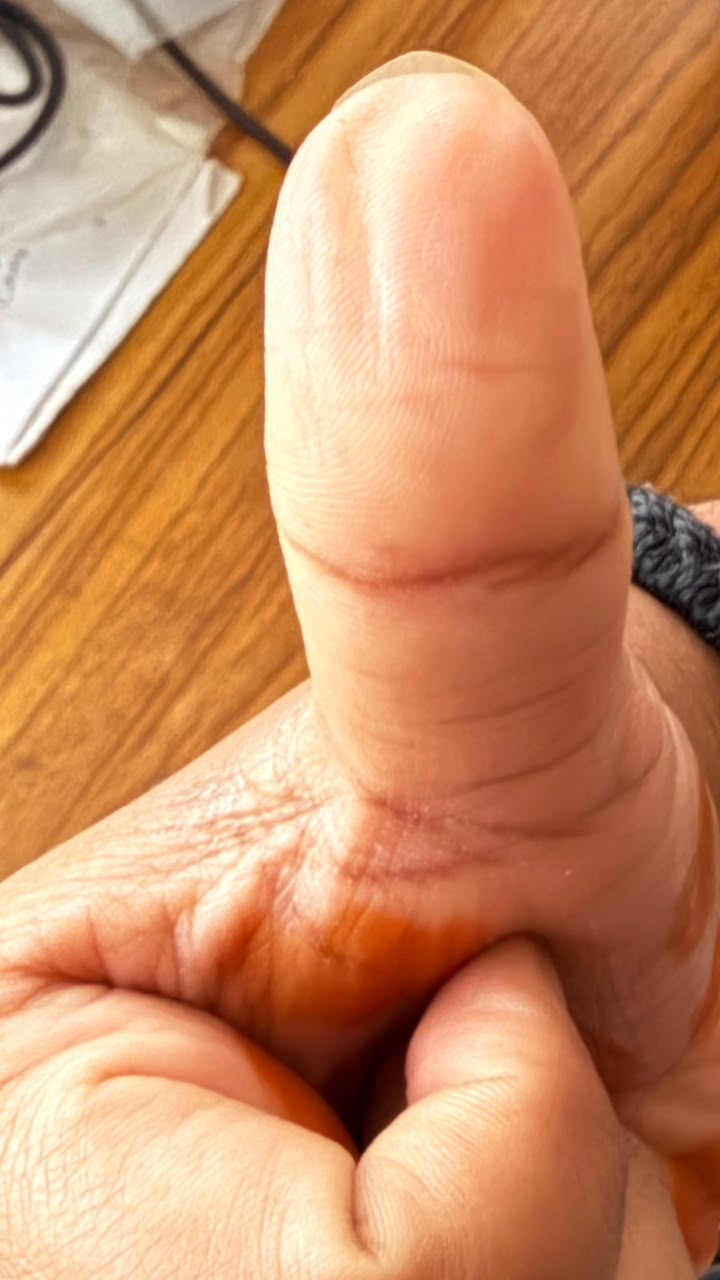
#> input picture images/sample.jpeg, 720 x 1280 px
$ python -i quality_assessment.py   (imports and definitions only)   (older library calls are emulated)
#> lines starting #> are read from the running program, lines starting #| are printed output that depends on the picture; after the words box and inside, x2 and y2 are one past the last pixel; in counts of white or black regions, pixels touching at a corner belong together
import cv2
import numpy as np

# -----------------------------
# Blur Detection
# -----------------------------
def blur_score(gray):
    score = cv2.Laplacian(gray, cv2.CV_64F).var()

    if score > 150:
        quality = "Good"
    elif score > 80:
        quality = "Average"
    else:
        quality = "Poor"

    return score, quality


# -----------------------------
# Brightness
# -----------------------------
def brightness_score(gray):
    value = np.mean(gray)

    if 80 <= value <= 180:
        quality = "Good"
    elif 60 <= value < 80 or 180 < value <= 210:
        quality = "Average"
    else:
        quality = "Poor"

    return value, quality


# -----------------------------
# Glare Detection
# -----------------------------
def glare_score(gray):
    glare_pixels = np.sum(gray > 240)

    glare_percent = (
        glare_pixels /
        gray.size
    ) * 100

    if glare_percent < 2:
        quality = "Good"
    elif glare_percent < 5:
        quality = "Average"
    else:
        quality = "Poor"

    return glare_percent, quality


# -----------------------------
# ROI Completeness
# -----------------------------
def roi_score(gray):

    _, mask = cv2.threshold(
        gray,
        0,
        255,
        cv2.THRESH_BINARY + cv2.THRESH_OTSU
    )

    roi_pixels = cv2.countNonZero(mask)

    percent = (
        roi_pixels /
        gray.size
    ) * 100

    if percent > 60:
        quality = "Good"
    elif percent > 40:
        quality = "Average"
    else:
        quality = "Poor"

    return percent, quality, mask


# -----------------------------
# Ridge Clarity (Gabor Filter)
# -----------------------------
def ridge_score(gray):

    kernel = cv2.getGaborKernel(
        (21, 21),
        5,
        np.pi / 4,
        10,
        0.5,
        0,
        ktype=cv2.CV_32F
    )

    filtered = cv2.filter2D(
        gray,
        cv2.CV_8UC3,
        kernel
    )

    score = filtered.std()

    if score > 40:
        quality = "Good"
    elif score > 20:
        quality = "Average"
    else:
        quality = "Poor"

    return score, quality, filtered


# -----------------------------
# Edge Detection
# -----------------------------
def edge_detection(gray):

    edges = cv2.Canny(
        gray,
        100,
        200
    )

    edge_pixels = cv2.countNonZero(edges)

    return edges, edge_pixels


# -----------------------------
# Composite Score
# -----------------------------
def composite_score(results):

    score = 0

    # Blur (25)

    if results["blur"] == "Good":
        score += 25
    elif results["blur"] == "Average":
        score += 15

    # Brightness (15)

    if results["brightness"] == "Good":
        score += 15
    elif results["brightness"] == "Average":
        score += 8

    # Glare (15)

    if results["glare"] == "Good":
        score += 15
    elif results["glare"] == "Average":
        score += 8

    # ROI (20)

    if results["roi"] == "Good":
        score += 20
    elif results["roi"] == "Average":
        score += 10

    # Ridge (25)

    if results["ridge"] == "Good":
        score += 25
    elif results["ridge"] == "Average":
        score += 15

    return score


# -----------------------------
# Guidance
# -----------------------------
def generate_guidance(results):

    messages = []

    if results["blur"] == "Poor":
        messages.append("Image is blurry. Hold the camera steady.")

    if results["brightness"] == "Poor":
        messages.append("Adjust lighting.")

    if results["glare"] == "Poor":
        messages.append("Reduce reflections on the finger.")

    if results["roi"] == "Poor":
        messages.append("Place the complete finger inside the frame.")

    if results["ridge"] == "Poor":
        messages.append("Fingerprint ridges are unclear.")

    if len(messages) == 0:
        messages.append("Fingerprint quality is good.")

    return messages


# -----------------------------
# Complete Assessment
# -----------------------------
def quality_gate(image):

    gray = cv2.cvtColor(
        image,
        cv2.COLOR_BGR2GRAY
    )

    blur_value, blur_quality = blur_score(gray)

    brightness_value, brightness_quality = brightness_score(gray)

    glare_value, glare_quality = glare_score(gray)

    roi_value, roi_quality, mask = roi_score(gray)

    ridge_value, ridge_quality, ridge = ridge_score(gray)

    edges, edge_pixels = edge_detection(gray)

    metric_results = {
        "blur": blur_quality,
        "brightness": brightness_quality,
        "glare": glare_quality,
        "roi": roi_quality,
        "ridge": ridge_quality
    }

    final_score = composite_score(metric_results)

    if final_score >= 80:
        decision = "PASS"

    elif final_score >= 60:
        decision = "AVERAGE"

    else:
        decision = "FAIL"

    guidance = generate_guidance(metric_results)

    return {

        "blur_value": blur_value,
        "brightness_value": brightness_value,
        "glare_value": glare_value,
        "roi_value": roi_value,
        "ridge_value": ridge_value,

        "blur_quality": blur_quality,
        "brightness_quality": brightness_quality,
        "glare_quality": glare_quality,
        "roi_quality": roi_quality,
        "ridge_quality": ridge_quality,

        "edge_pixels": edge_pixels,

        "score": final_score,

        "decision": decision,

        "guidance": guidance,

        "mask": mask,

        "edges": edges,

        "ridge_image": ridge
    }

>>> import cv2
>>> picture = cv2.imread('images/sample.jpeg')
#> picture is the input picture: shape (1280, 720, 3); mean B, G, R 99.2, 140.7, 201.5
>>> result = quality_gate(picture)
#> in quality_gate, `gray = cv2.cvtColor( image, cv2.COLOR_BGR2GRAY )`:
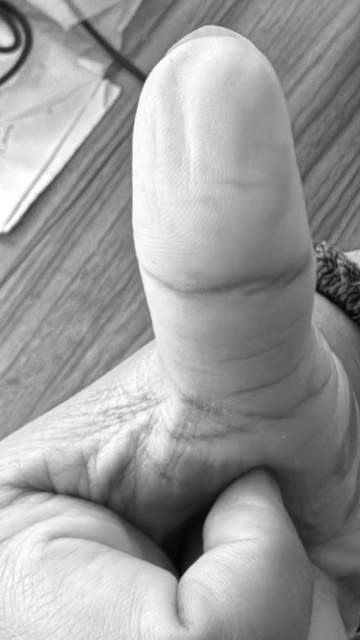
#> gray: shape (1280, 720) (shown at 1/2 size); min 2, max 255, mean 154.2
#> in blur_score, `score = cv2.Laplacian(gray, cv2.CV_64F).var()`: score = 15.89
#> in quality_gate, `blur_value, blur_quality = blur_score(gray)`: blur_quality = 'Poor'
#> in brightness_score, `value = np.mean(gray)`: value = 154.2
#> in quality_gate, `brightness_value, brightness_quality = brightness_score(gray)`: brightness_quality = 'Good'
#> in glare_score, `glare_pixels = np.sum(gray > 240)`: glare_pixels = 39740
#> in glare_score, `glare_percent = ( glare_pixels / gray.size ) * 100`: glare_percent = 4.31
#> in quality_gate, `glare_value, glare_quality = glare_score(gray)`: glare_quality = 'Average'
#> in roi_score, `_, mask = cv2.threshold( gray, 0, 255, cv2.THRESH_BINARY + cv2.THRESH_..`:
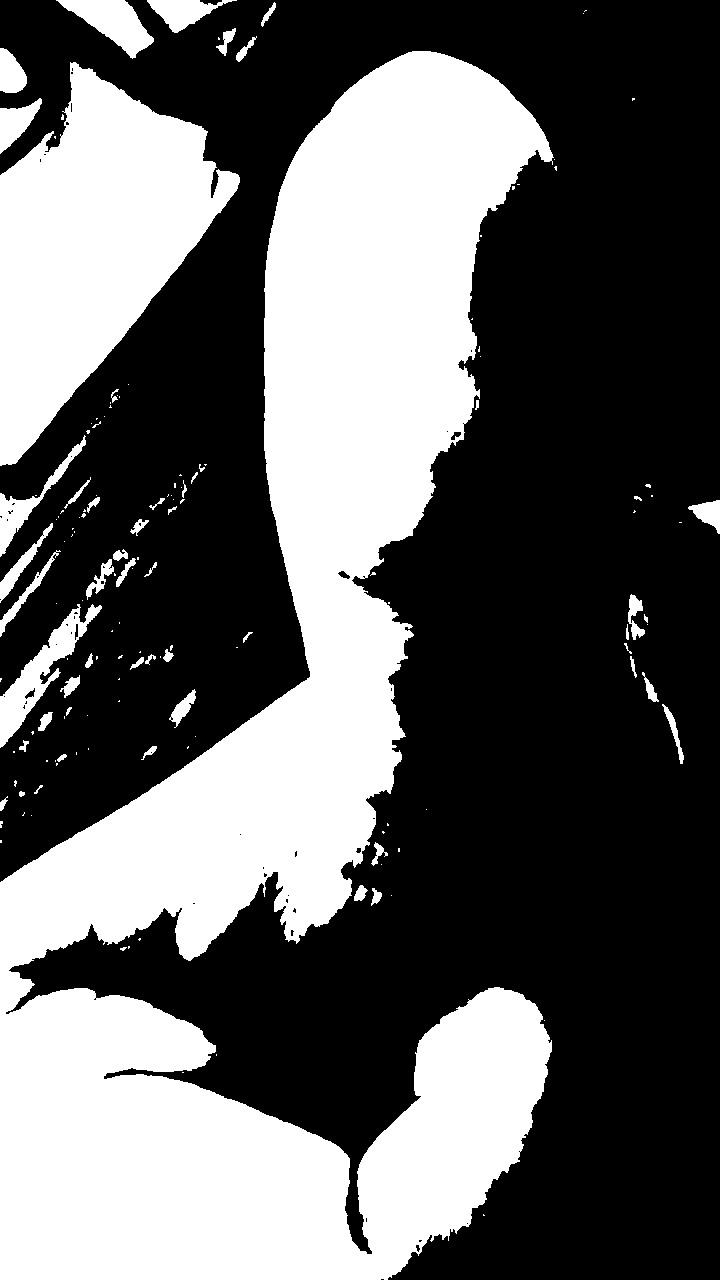
#> mask: shape (1280, 720); 38.3% white; 151 white regions (97 under 20 px), largest, box (x1, y1, x2, y2) and area: (0, 51, 554, 1280) 283513, (0, 62, 240, 466) 51133, (0, 604, 102, 748) 3679
#> in roi_score, `roi_pixels = cv2.countNonZero(mask)`: roi_pixels = 352943
#> in roi_score, `percent = ( roi_pixels / gray.size ) * 100`: percent = 38.3
#> in quality_gate, `roi_value, roi_quality, mask = roi_score(gray)`: roi_quality = 'Poor'
#> in ridge_score, `filtered = cv2.filter2D( gray, cv2.CV_8UC3, kernel )`:
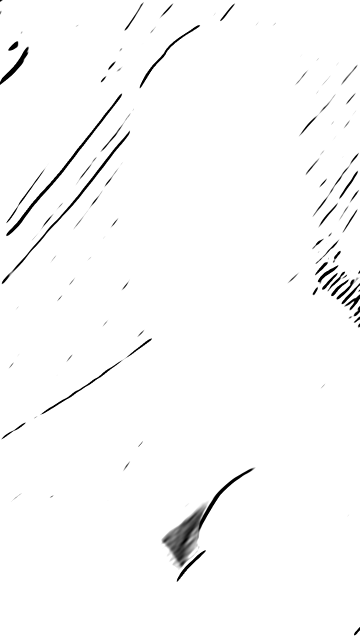
#> filtered: shape (1280, 720) (shown at 1/2 size); min 0, max 255, mean 250.4
#> in ridge_score, `score = filtered.std()`: score = 31.12
#> in quality_gate, `ridge_value, ridge_quality, ridge = ridge_score(gray)`: ridge_quality = 'Average'
#> in edge_detection, `edges = cv2.Canny( gray, 100, 200 )`:
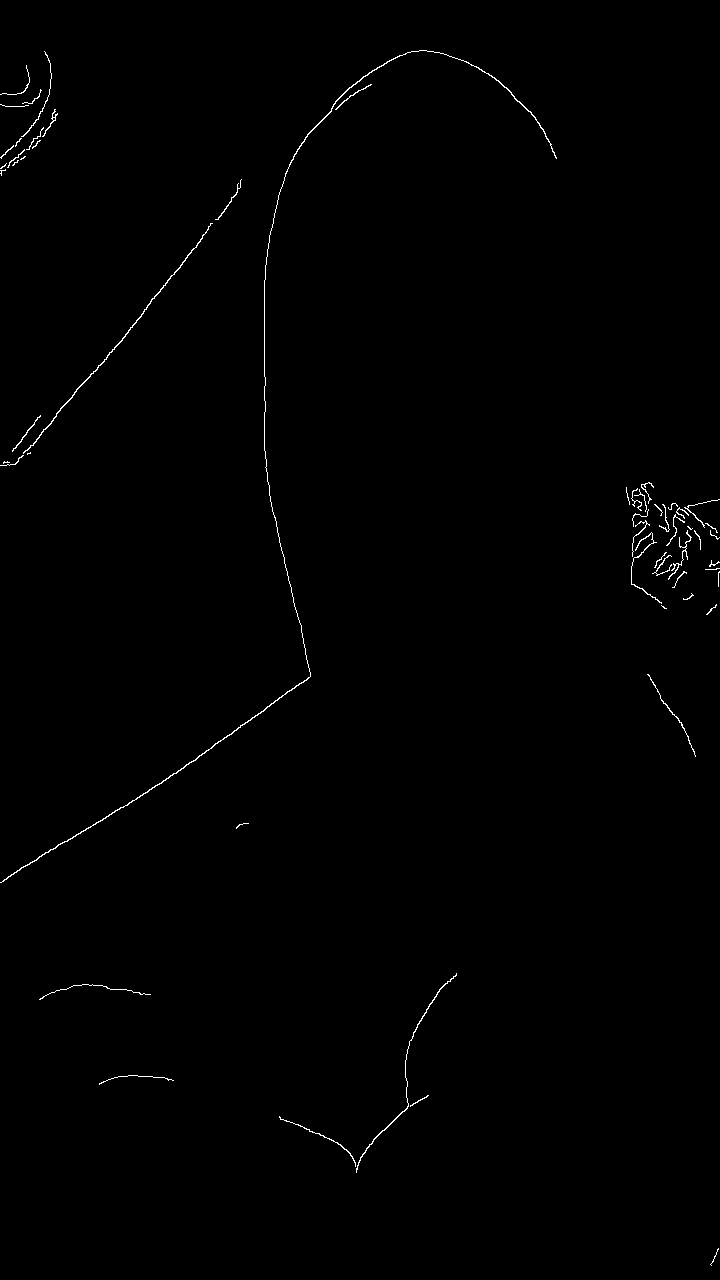
#> edges: shape (1280, 720); 0.49% white in thin lines or dots
#> in edge_detection, `edge_pixels = cv2.countNonZero(edges)`: edge_pixels = 4505
#> in quality_gate, `metric_results = { "blur": blur_quality, "brightness": brightness_qual..`: metric_results = {'blur': 'Poor', 'brightness': 'Good', 'glare': 'Average', 'roi': 'Poor', 'ridge': 'Average'}
#> in quality_gate, `final_score = composite_score(metric_results)`: final_score = 38
#> in quality_gate, `guidance = generate_guidance(metric_results)`: guidance = 2 items
#> result = 17 items

$ run again, on images/dark_01.png
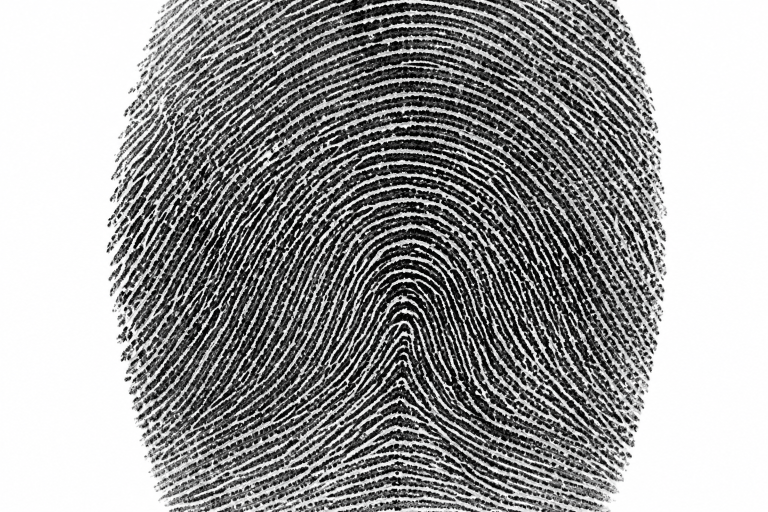
#> input picture images/dark_01.png, 1536 x 1024 px (shown at 1/2 size)
#> picture is the input picture: shape (1024, 1536, 3); mean B, G, R 155.4, 155.4, 155.3
#> in blur_score, `score = cv2.Laplacian(gray, cv2.CV_64F).var()`: score = 3606.2
#> blur_quality = 'Good'
#> value = 155.4
#> brightness_quality = 'Good'
#> glare_pixels = 570296
#> glare_percent = 36.26
#> glare_quality = 'Poor'
#> in roi_score, `_, mask = cv2.threshold( gray, 0, 255, cv2.THRESH_BINARY + cv2.THRESH_..`:
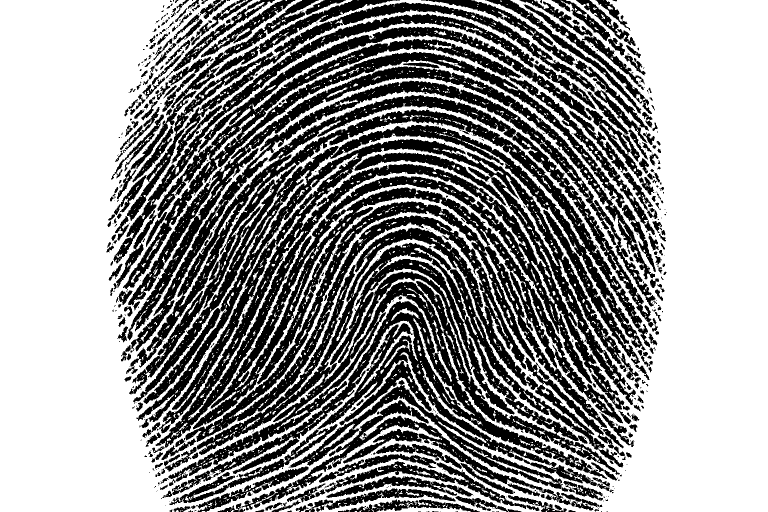
#> mask: shape (1024, 1536) (shown at 1/2 size); 57.9% white; 773 black regions (493 under 20 px), largest, box (x1, y1, x2, y2) and area: (258, 190, 1308, 1001) 363922, (246, 53, 1312, 580) 55554, (227, 4, 1298, 527) 40052
#> roi_pixels = 909942
#> percent = 57.85
#> roi_quality = 'Average'
#> in ridge_score, `score = filtered.std()`: score = 108.5
#> ridge_quality = 'Good'
#> in edge_detection, `edges = cv2.Canny( gray, 100, 200 )`:
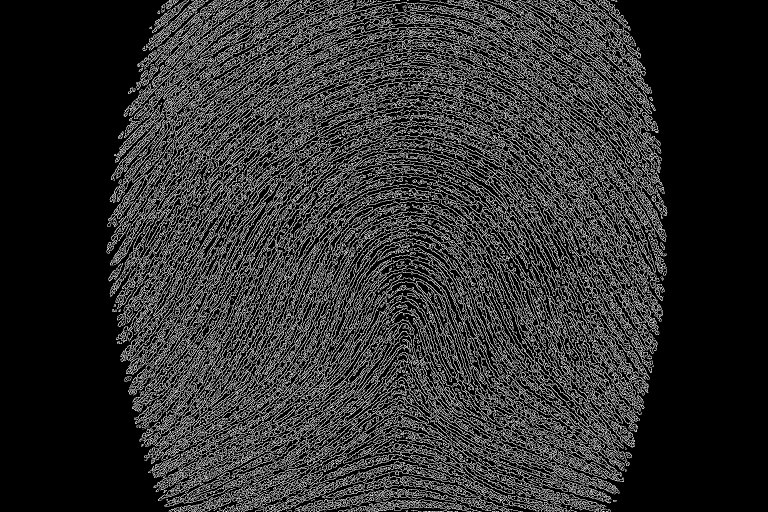
#> edges: shape (1024, 1536) (shown at 1/2 size); 18.7% white in thin lines or dots, all inside (x1, y1, x2, y2) = (213, 0, 1335, 1024)
#> in edge_detection, `edge_pixels = cv2.countNonZero(edges)`: edge_pixels = 293389
#> metric_results = {'blur': 'Good', 'brightness': 'Good', 'glare': 'Poor', 'roi': 'Average', 'ridge': 'Good'}
#> final_score = 75
#> guidance = ['Reduce reflections on the finger.']
#> result = 17 items

$ run again, on images/dark_02.png
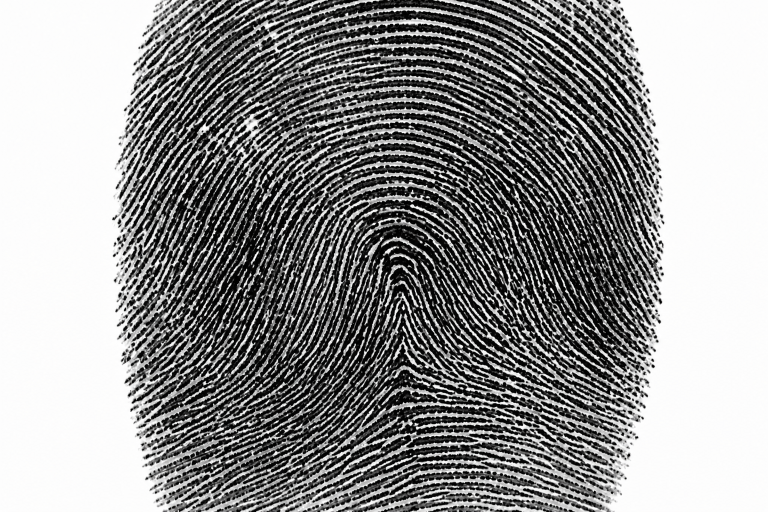
#> input picture images/dark_02.png, 1536 x 1024 px (shown at 1/2 size)
#> picture is the input picture: shape (1024, 1536, 3); mean B, G, R 144.8, 145, 144.9
#> in blur_score, `score = cv2.Laplacian(gray, cv2.CV_64F).var()`: score = 3668.1
#> blur_quality = 'Good'
#> value = 144.9
#> brightness_quality = 'Good'
#> glare_pixels = 566178
#> glare_percent = 36
#> glare_quality = 'Poor'
#> in roi_score, `_, mask = cv2.threshold( gray, 0, 255, cv2.THRESH_BINARY + cv2.THRESH_..`:
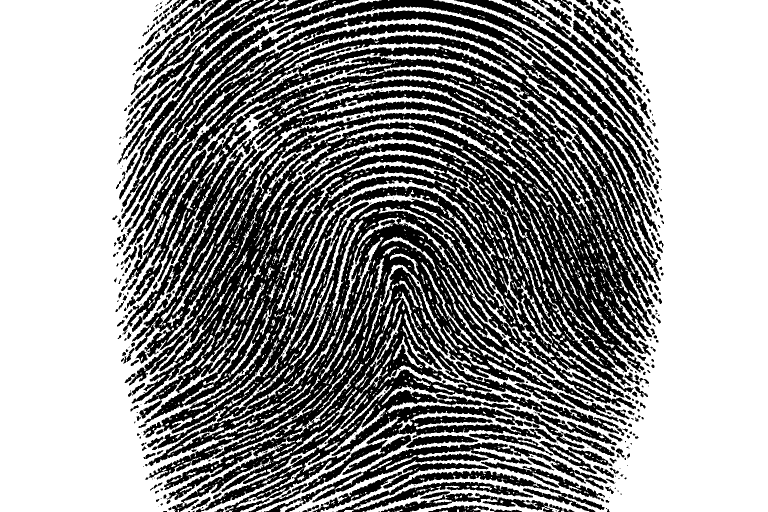
#> mask: shape (1024, 1536) (shown at 1/2 size); 57.2% white; 658 black regions (397 under 20 px), largest, box (x1, y1, x2, y2) and area: (243, 0, 1322, 1024) 547958, (528, 885, 1215, 1024) 11474, (672, 941, 1209, 1024) 10945
#> roi_pixels = 899410
#> percent = 57.18
#> roi_quality = 'Average'
#> in ridge_score, `score = filtered.std()`: score = 109.9
#> ridge_quality = 'Good'
#> in edge_detection, `edges = cv2.Canny( gray, 100, 200 )`:
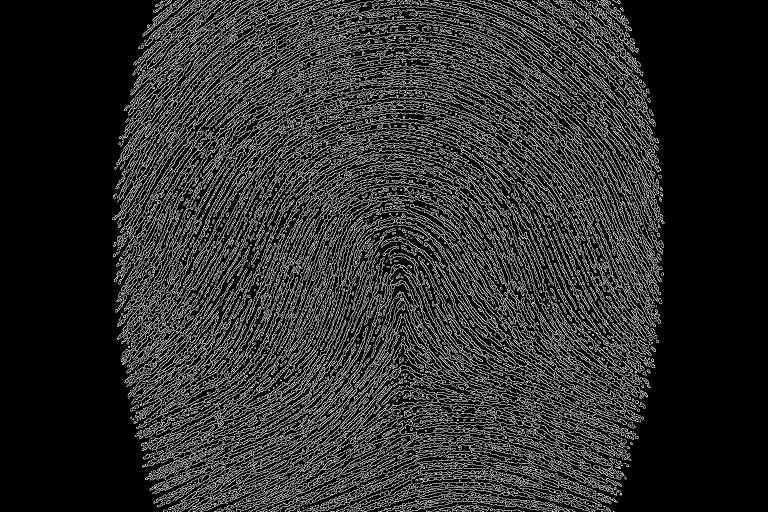
#> edges: shape (1024, 1536) (shown at 1/2 size); 16.9% white in thin lines or dots, all inside (x1, y1, x2, y2) = (224, 0, 1329, 1024)
#> in edge_detection, `edge_pixels = cv2.countNonZero(edges)`: edge_pixels = 266484
#> metric_results = {'blur': 'Good', 'brightness': 'Good', 'glare': 'Poor', 'roi': 'Average', 'ridge': 'Good'}
#> final_score = 75
#> guidance = ['Reduce reflections on the finger.']
#> result = 17 items
